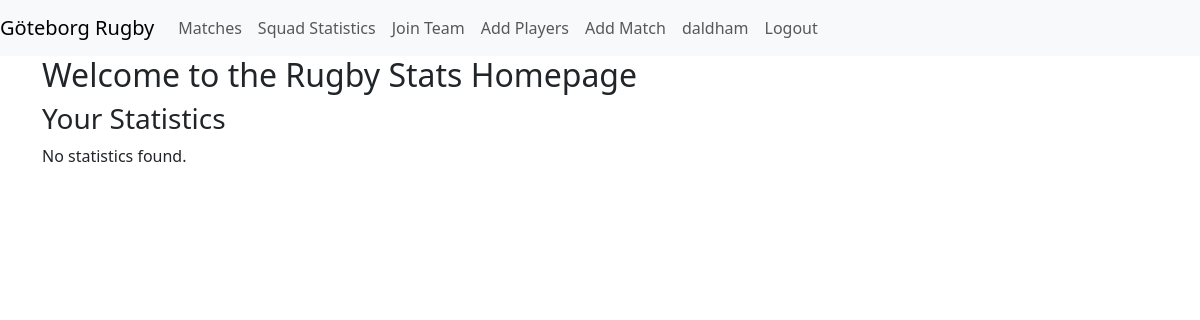
/ (signed in), run on an earlier commit of the app's database.
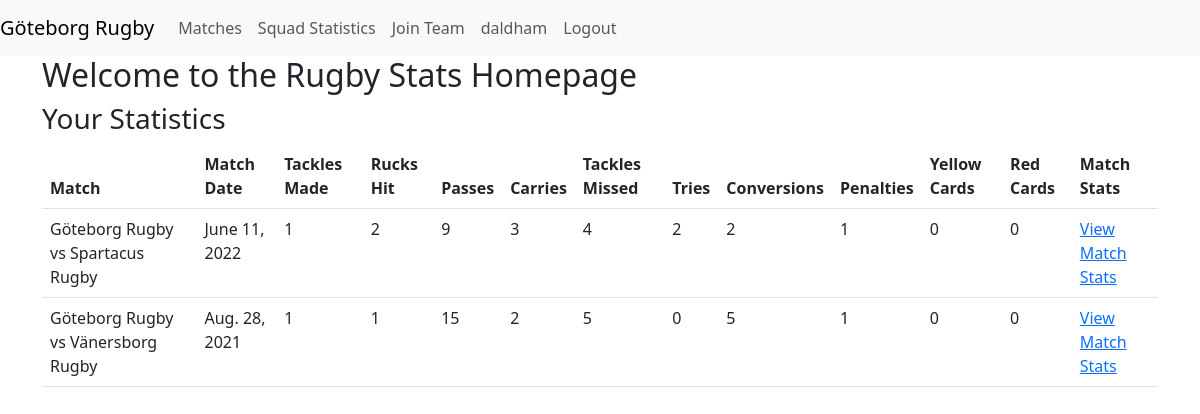
And on a later commit of the database.
### stats/models.py (models this page shows, shortened)
class MyUser(AbstractUser):
    player = models.OneToOneField(Player, on_delete=models.CASCADE, null=True, blank=True)
    coach = models.BooleanField(default=False)
    team = models.ForeignKey(Team, on_delete=models.CASCADE, null=True, blank=True)
    @property
    def is_coach(self):
        return self.coach

class Team(models.Model):
    name = models.CharField(max_length=30)
    invite_code = models.CharField(max_length=10, null=True, blank=True)

class PlayerStatistic(models.Model):
    match = models.ForeignKey(Match, on_delete=models.CASCADE)
    player = models.ForeignKey(Player, on_delete=models.CASCADE)
    started = models.BooleanField(default=False)
    tackles_made = models.IntegerField(default=0)
    rucks_hit = models.IntegerField(default=0)
    passes = models.IntegerField(default=0)
    carries = models.IntegerField(default=0)
    tackles_missed = models.IntegerField(default=0)
    tries = models.IntegerField(default=0)
    conversions = models.IntegerField(default=0)
    penalties = models.IntegerField(default=0)
    yellow_cards = models.IntegerField(default=0)
    red_cards = models.IntegerField(default=0)

class Match(models.Model):
    home_team = models.ForeignKey(Team, on_delete=models.CASCADE, related_name='home_matches')
    away_team = models.ForeignKey(Team, on_delete=models.CASCADE, related_name='away_matches')
    date = models.DateField()
    home_score = models.IntegerField(default=0)
    away_score = models.IntegerField(default=0)
    def match_name(self):
        return f"{self.home_team.name} vs {self.away_team.name}"

### stats/views.py (the view)
# urls.py: path('', views.index, name='index'),
def index(request):
    if request.user.is_authenticated:
        try:
            player = request.user.player
            statistics = PlayerStatistic.objects.filter(player=player)
            context = {'statistics': statistics}
            return render(request, 'index.html', context)
        except Player.DoesNotExist:
            context = {'message': 'You are not associated with a player. Please contact your coach to connect your account.'}
            return render(request, 'index.html', context)
    else:
        return render(request, 'index.html')

### stats/templates/index.html (shortened to what this page needs)
{% extends 'base.html' %}
{% block content %}
<div class="container">
    <h2>Welcome to the Rugby Stats Homepage</h2>
    {% if user.is_authenticated %}
        {% if user.team %}
            <h3>Your Statistics</h3>
            {% if statistics %}
                <table class="table" id="stats">
                    <thead>
                        <tr>
                            <th>Match</th>
                            <th>Match Date</th>
                            <th>Tackles Made</th>
                            <th>Rucks Hit</th>
                            <th>Passes</th>
                            <th>Carries</th>
                            <th>Tackles Missed</th>
                            <th>Tries</th>
                            <th>Conversions</th>
                            <th>Penalties</th>
                            <th>Yellow Cards</th>
                            <th>Red Cards</th>
                            <th>Match Stats</th>
                        </tr>
                    </thead>
                    <tbody>
                        {% for statistic in statistics %}
                            <tr>
                                <td>{{statistic.match.match_name}}</td>
                                <td>{{ statistic.match.date }}</td>
                                <td>{{ statistic.tackles_made }}</td>
                                <td>{{ statistic.rucks_hit }}</td>
                                <td>{{ statistic.passes }}</td>
                                <td>{{ statistic.carries }}</td>
                                <td>{{ statistic.tackles_missed }}</td>
                                <td>{{ statistic.tries }}</td>
                                <td>{{ statistic.conversions }}</td>
                                <td>{{ statistic.penalties }}</td>
                                <td>{{ statistic.yellow_cards }}</td>
                                <td>{{ statistic.red_cards }}</td>
                                <td><a href="{% url 'player_statistics' statistic.match.id %}">View Match Stats</a></td>
                            </tr>
                        {% endfor %}
                    </tbody>
                </table>
            {% else %}
                <p>No statistics found.</p>
            {% endif %}
        {% else %}
            <p>You are not a member of a team yet.</p>
            <a href="{% url 'join' %}">Join a team</a>
        {% endif %}
    {% else %}
        <p>You are not logged in.</p>
        <a href="{% url 'login' %}">Log in</a> or <a href="{% url 'register' %}">register</a>
    {% endif %}
</div>
{% endblock %}

### stats/templates/base.html (shortened to what this page needs)
<!doctype html>
<html lang="en">
  <head>
    <link href="https://cdn.jsdelivr.net/npm/bootstrap@5.3.0-alpha1/dist/css/bootstrap.min.css" rel="stylesheet">
    <link rel="stylesheet" type="text/css" href="https://cdn.datatables.net/v/bs5/dt-1.10.22/datatables.min.css"/>
  </head>
  <body>
    <nav class="navbar navbar-expand-lg navbar-light bg-light">
        <div class="navbar-brand">
            {% if user.is_authenticated %}
                {{ user.team.name }}
            {% endif %}
        </div>
        <div class="collapse navbar-collapse" id="navbarNav">
            <ul class="navbar-nav mr-auto">
                <li class="nav-item">
                    <a class="nav-link" href="{% url 'matches' %}">Matches</a>
                </li>
                <li class="nav-item">
                    <a class="nav-link" href="{% url 'squad' %}">Squad Statistics</a>
                </li>
                <li class="nav-item">
                    <a class="nav-link" href="{% url 'join' %}">Join Team</a>
                </li>
                {% if user.is_authenticated and user.is_coach %}
                    <li class="nav-item">
                        <a class="nav-link" href="{% url 'add_players' %}">Add Players</a>
                    </li>
                    <li class="nav-item">
                        <a class="nav-link" href="{% url 'add_match' %}">Add Match</a>
                    </li>
                {% endif %}
            </ul>
            <ul class="navbar-nav">
                {% if user.is_authenticated %}
                <li class="nav-item">
                    <a class="nav-link" href="{% url 'index' %}">{{ user.username }}</a>
                </li>
                <li class="nav-item">
                    <a class="nav-link" href="{% url 'logout' %}">Logout</a>
                </li>
                {% endif %}
            </ul>
        </div>
    </nav>
    {% block content %}{% endblock %}
  </body>
</html>

What changed in the data, as far as the page shows it:
changed MyUser "daldham": coach True → False (drawn)
now on this page (row unchanged): PlayerStatistic: match.match_name "Göteborg Rugby vs Spartacus Rugby", match "June 11, 2022", tackles_made "1", rucks_hit "2", passes "9", carries "3", tackles_missed "4", tries "2", conversions "2", penalties "1", yellow_cards "0", red_cards "0"
now on this page (row unchanged): PlayerStatistic: match.match_name "Göteborg Rugby vs Vänersborg Rugby", match "Aug. 28, 2021", tackles_made "1", rucks_hit "1", passes "15", carries "2", tackles_missed "5", tries "0", conversions "5", penalties "1", yellow_cards "0", red_cards "0"
Also different on the page:
text no longer shown: "Add Players Add Match No statistics found."
text now shown: "Match Match Date Tackles Made Rucks Hit Passes Carries Tackles Missed Tries Conversions Penalties Yellow Cards Red Cards Match Stats"
